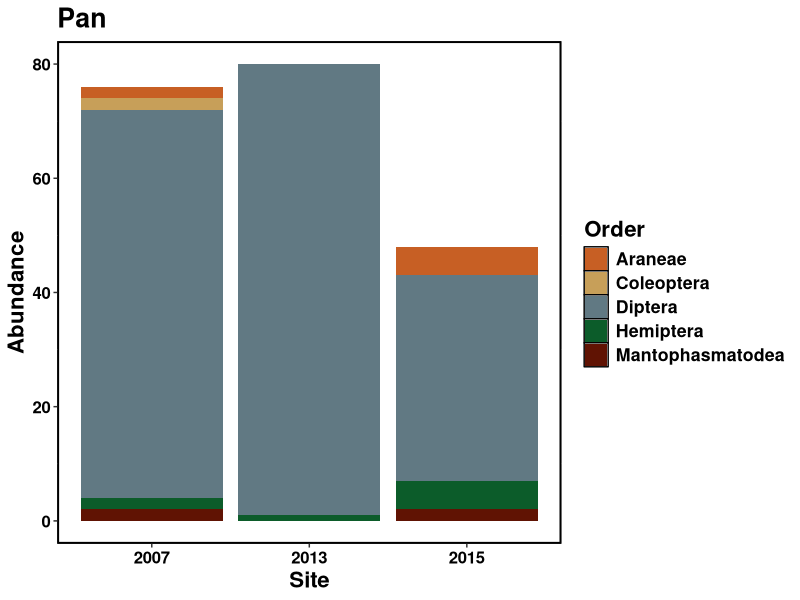
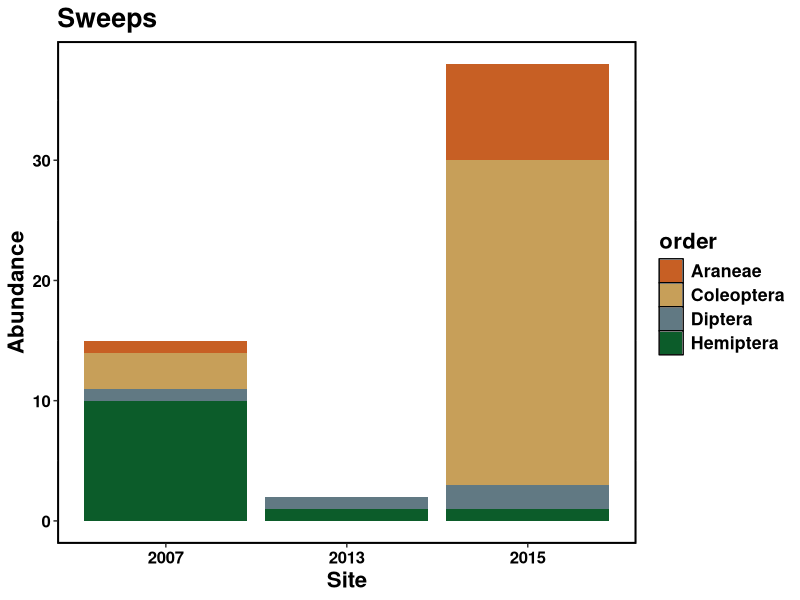
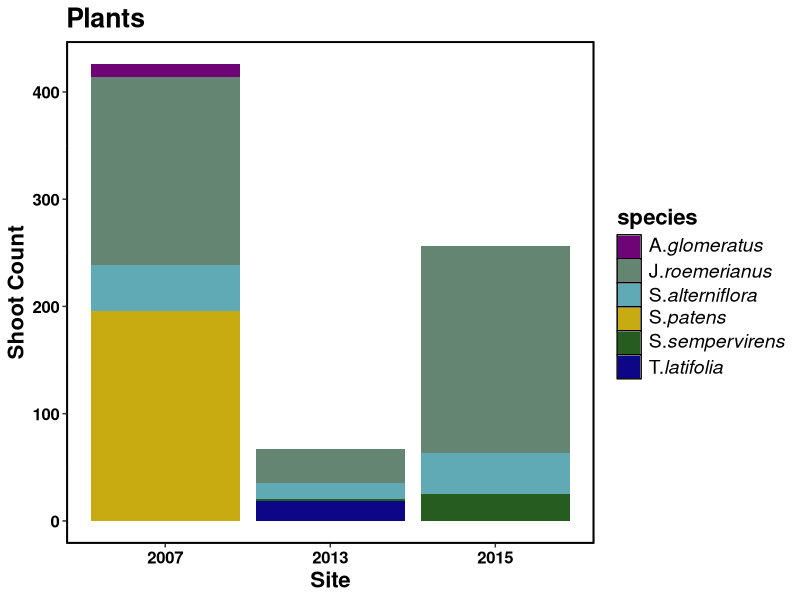

The R script that drew these images, in order:
## ---- chunk 1
knitr::opts_chunk$set(echo = TRUE)
library(dplyr)
library(ggplot2)
## ---- chunk 2
jeffpans <- read.csv("top10pan.csv")
jeffsweeps <- read.csv("top10sweep.csv")
jeffplants <- read.csv("top10plant.csv") 
ellieplants <- read.csv("top6plant_EK.csv")

## ---- chunk 3
top5 = c("Diptera", "Hemiptera", "Mantophasmatodea", "Araneae", "Coleoptera")

jeffpans.final <- jeffpans %>% filter(jeffpans$species %in% top5) %>% group_by(Site, species) %>% summarise(sum(cpue))
## ---- chunk 4
jeffpans.final$abundance<-jeffpans.final$`sum(cpue)`
jeffpans.final$Order <- jeffpans.final$species
jeffpans.final$Site<-as.factor(jeffpans.final$Site)
## ---- chunk 5
ggplot(jeffpans.final, aes(fill=Order, y=abundance, x=Site)) + 
    geom_bar(position="stack", stat="identity") +
    ggtitle("Pans") +
    xlab("Site")+
    ylab("Abundance")+
    labs(title = "Pan")+
    scale_fill_manual(values=c("#C75F24", "#C79F59", "#617983", "#0c5c2a", "#601303")) +
    theme(panel.grid.major = element_blank(), panel.grid.major.x = element_blank(), axis.text.x = element_text(face="bold", size=12, family= "sans", colour = "black"), axis.text.y = element_text(face="bold", size=12, family= "sans", colour = "black"), text = element_text(face = "bold", size=16, family= "sans", colour = "black"), panel.grid.minor.x = element_blank(), panel.border = element_rect(fill=NA, colour = "black", size=1.25), panel.background = element_rect(fill='white', colour='black'))
## ---- chunk 6
jeffsweeps.final <- jeffsweeps %>% filter(jeffsweeps$species %in% top5) %>% group_by(Site, species) %>% summarise(sum(cpue))
## ---- chunk 7
jeffsweeps.final$abundance<-jeffsweeps.final$`sum(cpue)`
jeffsweeps.final$order <- jeffsweeps.final$species
jeffsweeps.final$Site<-as.factor(jeffsweeps.final$Site)
## ---- chunk 8
ggplot(jeffsweeps.final, aes(fill=order, y=abundance, x=Site)) + 
    geom_bar(position="stack", stat="identity") +
    ggtitle("Sweeps") +
    xlab("Site")+
    ylab("Abundance")+
    scale_fill_manual(values=c("#C75F24", "#C79F59", "#617983", "#0c5c2a", "#601303")) +
    theme(panel.grid.major = element_blank(), panel.grid.major.x = element_blank(), axis.text.x = element_text(face="bold", size=12, family= "sans", colour = "black"), axis.text.y = element_text(face="bold", size=12, family= "sans", colour = "black"), text = element_text(face = "bold", size=16, family= "sans", colour = "black"), panel.grid.minor.x = element_blank(), panel.border = element_rect(fill=NA, colour = "black", size=1.25), panel.background = element_rect(fill='white', colour='black'))
## ---- chunk 9
jeffplants.final <- jeffplants %>% group_by(site, species) %>% summarise(sum(cpue))

ellieplants.final <- ellieplants %>% group_by(site, species, cpue) %>% summarise()
## ---- chunk 10
jeffplants.final$abundance<-jeffplants.final$`sum(cpue)`
#jeffplants.final$order <- jeffplants.final$species
jeffplants.final$site<-as.factor(jeffplants.final$site)

ellieplants.final$abundance<-ellieplants.final$cpue
#jeffplants.final$order <- jeffplants.final$species
ellieplants.final$site<-as.factor(ellieplants.final$site)
## ---- chunk 11
ggplot(ellieplants.final, aes(fill=species, y=abundance, x=site)) + 
    geom_bar(position="stack", stat="identity") +
    ggtitle("Plants") +
    xlab("Site")+
    ylab("Shoot Count")+
  scale_fill_manual(values=c("#6e0475", "#638572", "#60aab5", "#c7ab10", "#265c20", "#0d0787"), labels = c(expression(paste("A.", italic("glomeratus"))), expression(paste("J.", italic("roemerianus"))),expression(paste("S.", italic("alterniflora"))), expression(paste("S.", italic("patens"))), expression(paste("S.", italic("sempervirens"))), expression(paste("T.", italic("latifolia"))))) +
    theme(legend.text = element_text(size = "14") , panel.grid.major = element_blank(), panel.grid.major.x = element_blank(), axis.text.x = element_text(face="bold", size=12, family= "sans", colour = "black"), axis.text.y = element_text(face="bold", size=12, family= "sans", colour = "black"), text = element_text(face = "bold", size=16, family= "sans", colour = "black"), panel.grid.minor.x = element_blank(), panel.border = element_rect(fill=NA, colour = "black", size=1.25), panel.background = element_rect(fill='white', colour='black'))
